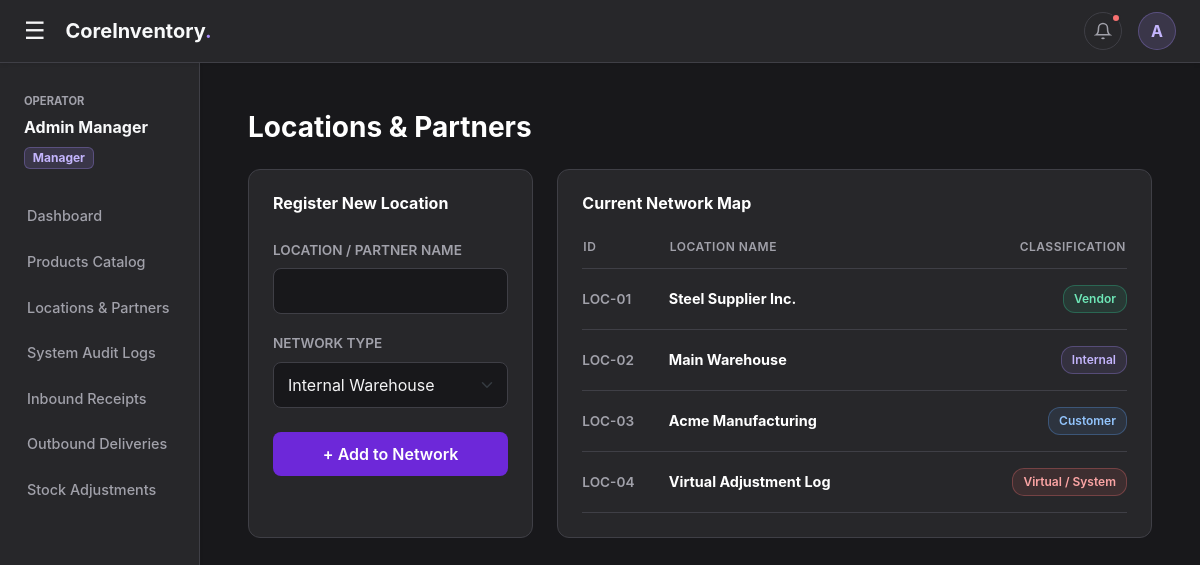
The page /locations (signed in) on the database as committed earlier.
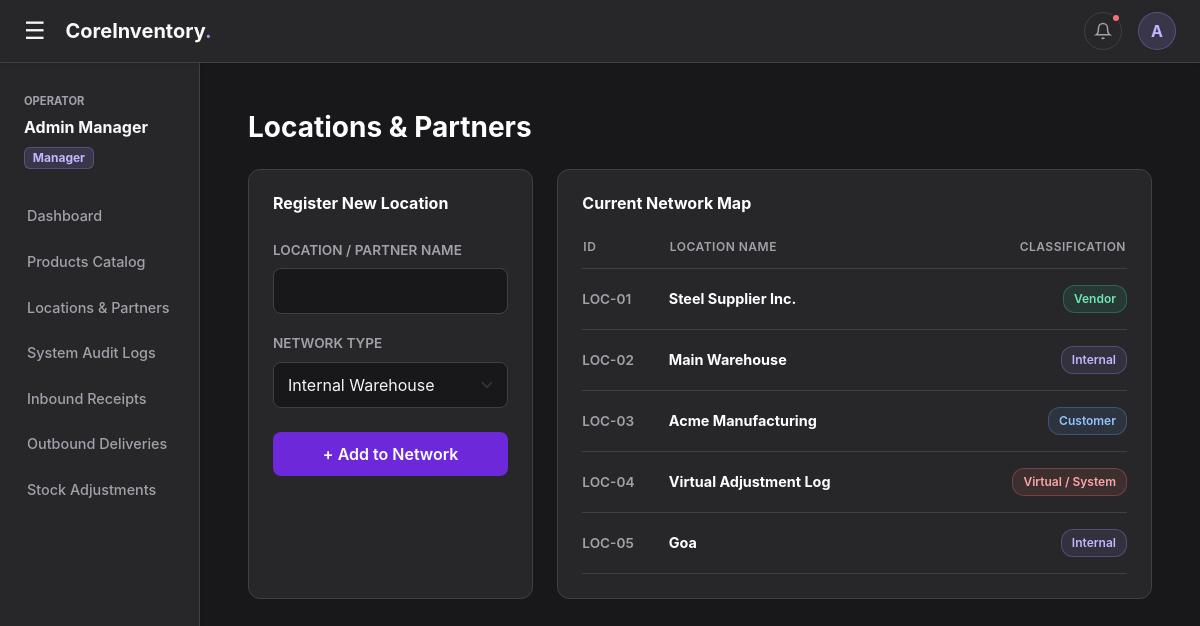
The same page on the database as committed later.
### app.py (models this page shows)
class Location(db.Model):
    __tablename__ = 'locations'
    id = db.Column(db.Integer, primary_key=True)
    name = db.Column(db.String(100), nullable=False)
    type = db.Column(db.String(50), nullable=False)

### app.py (the view, shortened to what this page needs)
@app.route('/locations', methods=['GET', 'POST'])
@login_required
@role_required('Manager')
def locations():
    locations_list = Location.query.all()
    return render_template('locations.html', locations=locations_list)

### app.py (called while the page is built)
@app.context_processor
def inject_global_data():
    if 'user_id' in session:
        nav_pending = InventoryOperation.query.filter(InventoryOperation.status != 'Done').order_by(InventoryOperation.created_at.desc()).limit(4).all()
        nav_completed = InventoryOperation.query.filter_by(status='Done').order_by(InventoryOperation.created_at.desc()).limit(4).all()
        return dict(nav_pending=nav_pending, nav_completed=nav_completed)
    return dict()

def login_required(f):
    @wraps(f)
    def decorated_function(*args, **kwargs):
        if 'user_id' not in session: return redirect(url_for('login'))
        user = User.query.get(session['user_id'])
        if not user:
            session.clear()
            return redirect(url_for('login'))
        return f(*args, **kwargs)
    return decorated_function

### templates/locations.html (shortened to what this page needs)
{% extends "base.html" %}
{% block content %}
<div class="d-flex justify-content-between align-items-center mb-4">
    <h1 class="h3 text-white fw-bold mb-0">Locations & Partners</h1>
</div>
<div class="row g-4">
    <div class="col-lg-4">
        <div class="panel-card h-100">
            <h6 class="text-white fw-bold mb-4">Register New Location</h6>
            <form method="POST" action="/locations">
                <div class="mb-3">
                    <label class="form-label text-muted-custom">Location / Partner Name</label>
                    <input type="text" name="name" class="form-control dark-input" required>
                </div>
                <div class="mb-4">
                    <label class="form-label text-muted-custom">Network Type</label>
                    <select name="type" class="form-select dark-input" required>
                        <option value="Internal">Internal Warehouse</option>
                    </select>
                </div>
                <button type="submit" class="btn-purple w-100">+ Add to Network</button>
            </form>
        </div>
    </div>
    <div class="col-lg-8">
        <div class="panel-card h-100">
            <h6 class="text-white fw-bold mb-4">Current Network Map</h6>
            <div class="table-responsive">
                <table class="custom-table">
                    <thead><tr><th>ID</th><th>Location Name</th><th class="text-end">Classification</th></tr></thead>
                    <tbody>
                        {% for loc in locations %}
                        <tr>
                            <td class="text-muted-custom">LOC-0{{ loc.id }}</td>
                            <td class="fw-bold text-white">{{ loc.name }}</td>
                            <td class="text-end">
                                {% if loc.type == 'Inventory Loss' %}<span class="tag tag-loss">Virtual / System</span>
                                {% else %}<span class="tag tag-{{ loc.type }}">{{ loc.type }}</span>{% endif %}
                            </td>
                        </tr>
                        {% else %}
                        <tr><td colspan="3" class="text-center text-muted py-4">No locations found.</td></tr>
                        {% endfor %}
                    </tbody>
                </table>
            </div>
        </div>
    </div>
</div>
{% endblock %}

Rows that differ between the two databases and show on the page:
added Location: id "5", name "Goa", type "Internal"
